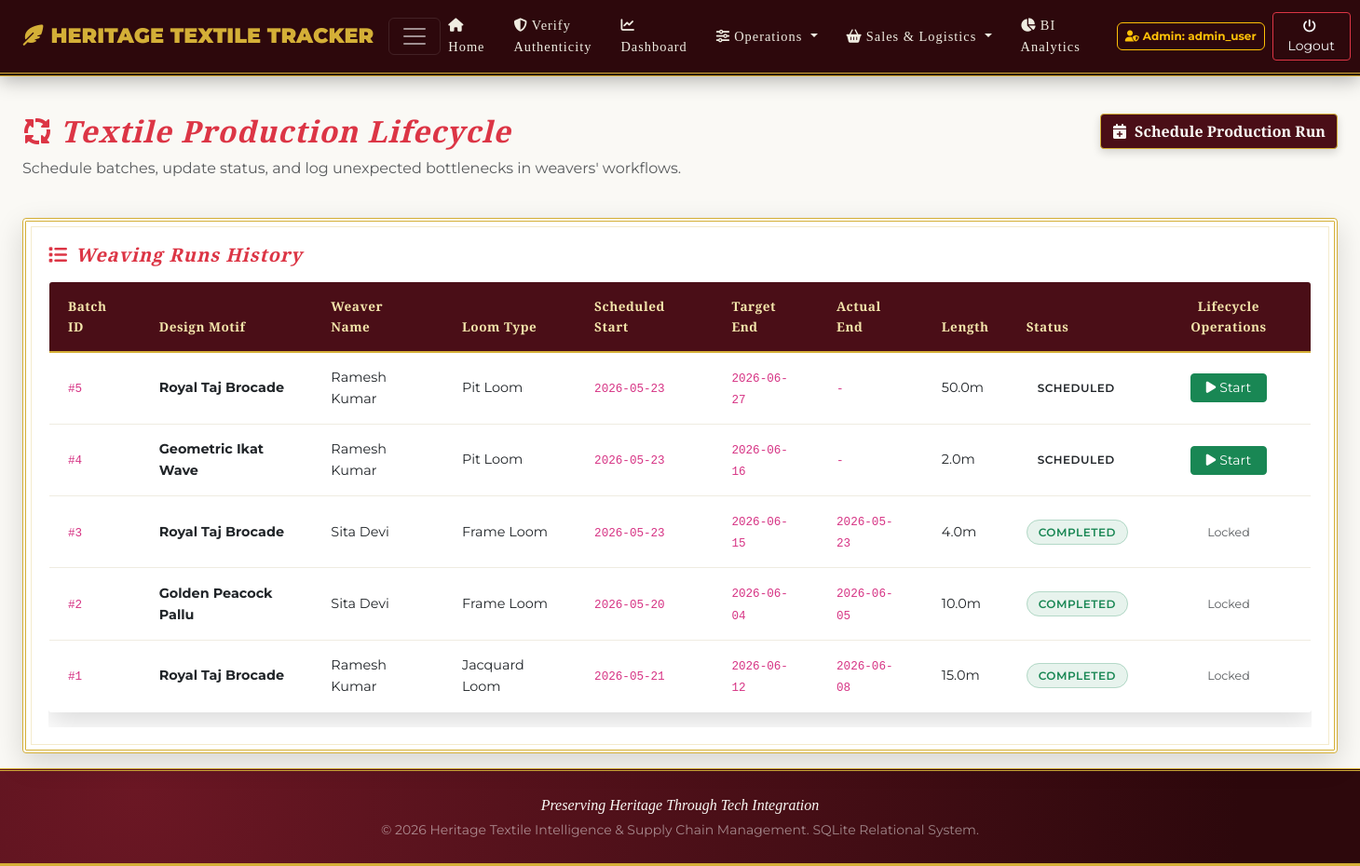
The page /production (signed in) on the database its author committed.
### tables this page shows
CREATE TABLE production_batches (
    batch_id INTEGER PRIMARY KEY AUTOINCREMENT,
    design_id INTEGER NOT NULL,
    artisan_id INTEGER NOT NULL,
    loom_id INTEGER NOT NULL,
    start_date TEXT NOT NULL, -- Format: YYYY-MM-DD
    target_completion_date TEXT NOT NULL, -- Format: YYYY-MM-DD
    actual_completion_date TEXT, -- Format: YYYY-MM-DD
    quantity_meters REAL NOT NULL CHECK (quantity_meters > 0.0),
    status TEXT NOT NULL DEFAULT 'Scheduled' CHECK (status IN ('Scheduled', 'In Progress', 'Completed', 'On Hold', 'Cancelled')),
    FOREIGN KEY (design_id) REFERENCES designs (design_id),
    FOREIGN KEY (artisan_id) REFERENCES artisans (artisan_id),
    FOREIGN KEY (loom_id) REFERENCES looms (loom_id)
);

CREATE TABLE designs (
    design_id INTEGER PRIMARY KEY AUTOINCREMENT,
    design_name TEXT UNIQUE NOT NULL,
    regional_origin TEXT NOT NULL,
    complexity_multiplier REAL NOT NULL DEFAULT 1.0 CHECK (complexity_multiplier >= 1.0 AND complexity_multiplier <= 3.0),
    estimated_production_days INTEGER NOT NULL CHECK (estimated_production_days > 0),
    cultural_significance TEXT,
    eco_score INTEGER NOT NULL CHECK (eco_score >= 1 AND eco_score <= 100),
    created_at TEXT NOT NULL DEFAULT (STRFTIME('%Y-%m-%d', 'now'))
);

CREATE TABLE looms (
    loom_id INTEGER PRIMARY KEY AUTOINCREMENT,
    loom_type TEXT NOT NULL,
    installation_date TEXT NOT NULL, -- Format: YYYY-MM-DD
    last_maintenance_date TEXT,      -- Format: YYYY-MM-DD
    maintenance_interval_days INTEGER NOT NULL DEFAULT 90 CHECK (maintenance_interval_days > 0),
    efficiency_rating REAL NOT NULL DEFAULT 100.0 CHECK (efficiency_rating >= 0.0 AND efficiency_rating <= 100.0),
    status TEXT NOT NULL DEFAULT 'Available' CHECK (status IN ('Available', 'In Use', 'Under Maintenance', 'Retired'))
);

### app.py (the view, shortened to what this page needs)
@app.route("/production", methods=["GET", "POST"])
def production():
    if not is_logged_in():
        return redirect(url_for("login"))
    conn = get_db_connection()
    batches = conn.execute("""
        SELECT b.*, d.design_name, a.first_name || ' ' || a.last_name as artisan_name, l.loom_type
        FROM production_batches b
        JOIN designs d ON b.design_id = d.design_id
        JOIN artisans a ON b.artisan_id = a.artisan_id
        JOIN looms l ON b.loom_id = l.loom_id
        ORDER BY b.batch_id DESC
    """).fetchall()
    delays = conn.execute("""
        SELECT pd.*, d.design_name
        FROM production_delays pd
        JOIN production_batches pb ON pd.batch_id = pb.batch_id
        JOIN designs d ON pb.design_id = d.design_id
        WHERE pd.resolved_date IS NULL
    """).fetchall()
    designs_list = conn.execute("SELECT design_id, design_name FROM designs").fetchall()
    artisans_list = conn.execute("SELECT artisan_id, first_name || ' ' || last_name as name FROM artisans WHERE status='Active'").fetchall()
    looms_list = conn.execute("SELECT loom_id, loom_type FROM looms WHERE status='Available'").fetchall()
    materials_list = conn.execute("SELECT material_id, material_name FROM raw_materials").fetchall()
    conn.close()
    return render_template(
        "production.html",
        batches=batches,
        delays=delays,
        designs_list=designs_list,
        artisans_list=artisans_list,
        looms_list=looms_list,
        materials_list=materials_list
    )

### app.py (called while the page is built)
def get_db_connection():
    conn = sqlite3.connect(DB_PATH)
    conn.execute("PRAGMA foreign_keys = ON;")
    conn.row_factory = sqlite3.Row
    return conn

def is_logged_in():
    return "user_id" in session

### templates/production.html (shortened to what this page needs)
{% extends "base.html" %}
{% block content %}
<div class="row mb-4">
    <div class="col-md-8">
        <h2 class="text-danger font-serif-italic"><i class="fa-solid fa-arrows-spin me-2"></i>Textile Production Lifecycle</h2>
        <p class="text-muted">Schedule batches, update status, and log unexpected bottlenecks in weavers' workflows.</p>
    </div>
    <div class="col-md-4 text-md-end mt-2 mt-md-0">
        {% if session.get('role') in ['Admin', 'Inventory Manager'] %}
            <button class="btn btn-maroon" data-bs-toggle="collapse" data-bs-target="#scheduleBatchForm">
                <i class="fa-solid fa-calendar-plus me-2"></i>Schedule Production Run
            </button>
        {% endif %}
    </div>
</div>
<div class="row g-4">
    <div class="col-12">
        <div class="zari-box bg-white p-4">
            <h5 class="text-danger font-serif-italic mb-3"><i class="fa-solid fa-list me-2"></i>Weaving Runs History</h5>
            <div class="table-responsive">
                <table class="table table-hover table-heritage align-middle">
                    <thead>
                        <tr>
                            <th>Batch ID</th>
                            <th>Design Motif</th>
                            <th>Weaver Name</th>
                            <th>Loom Type</th>
                            <th>Scheduled Start</th>
                            <th>Target End</th>
                            <th>Actual End</th>
                            <th>Length</th>
                            <th>Status</th>
                            <th class="text-center">Lifecycle Operations</th>
                        </tr>
                    </thead>
                    <tbody>
                        {% for b in batches %}
                            <tr>
                                <td><code>#{{ b.batch_id }}</code></td>
                                <td><strong>{{ b.design_name }}</strong></td>
                                <td>{{ b.artisan_name }}</td>
                                <td>{{ b.loom_type }}</td>
                                <td><code>{{ b.start_date }}</code></td>
                                <td><code>{{ b.target_completion_date }}</code></td>
                                <td><code>{{ b.actual_completion_date or '-' }}</code></td>
                                <td>{{ b.quantity_meters }}m</td>
                                <td>
                                    <span class="badge-status badge-status-{{ b.status.lower().replace(' ', '') }}">
                                        {{ b.status }}
                                    </span>
                                </td>
                                <td class="text-center">
                                    {% if session.get('role') in ['Admin', 'Inventory Manager'] %}
                                        {% if b.status == 'Scheduled' %}
                                            <form action="{{ url_for('production') }}" method="POST" class="d-inline">
                                                <button type="submit" class="btn btn-sm btn-success px-3"><i class="fa-solid fa-play me-1"></i>Start</button>
                                            </form>
                                        {% else %}
                                            <span class="text-muted small">Locked</span>
                                        {% endif %}
                                    {% else %}
                                        <span class="text-muted small">View Only</span>
                                    {% endif %}
                                </td>
                            </tr>
                        {% else %}
                            <tr>
                                <td colspan="10" class="text-center py-4 text-muted">No production batches found.</td>
                            </tr>
                        {% endfor %}
                    </tbody>
                </table>
            </div>
        </div>
    </div>
</div>
{% endblock %}

### static/css/style.css (style rules this page uses)
:root { --royal-maroon-dark: #2D080C; --royal-maroon: #4A0E17; --royal-maroon-light: #6B1724; --royal-gold: #D4AF37; --royal-gold-light: #F3E5AB; --royal-gold-dark: #996515; --ivory: #FAF9F5; --ivory-dark: #EFECE1; --charcoal: #201311; --bronze: #8C6239; --glass-white: rgba(255, 255, 255, 0.9); --glass-maroon: rgba(74, 14, 23, 0.85); --shadow-premium: 0 10px 30px rgba(0, 0, 0, 0.15); --shadow-gold-glow: 0 0 15px rgba(212, 175, 55, 0.4); --zari-border: 4px double var(--royal-gold); }
body { background-color: var(--ivory); color: var(--charcoal); font-family: 'Montserrat', sans-serif; font-weight: 400; line-height: 1.6; overflow-x: hidden; }
h1, h2, h3, h4, h5, h6, .brand-title { font-family: 'Cinzel', serif; font-weight: 700; letter-spacing: 1px; }
.font-serif-italic { font-family: 'Playfair Display', serif; font-style: italic; }
.bg-heritage-pattern { background-color: var(--ivory); background-image: radial-gradient(var(--royal-gold-light) 0.5px, transparent 0.5px), radial-gradient(var(--royal-gold-light) 0.5px, var(--ivory) 0.5px); background-size: 20px 20px; background-position: 0 0, 10px 10px; }
.zari-box { border: 4px double var(--royal-gold); background-color: var(--glass-white); padding: 20px; border-radius: 4px; box-shadow: var(--shadow-premium); position: relative; overflow: hidden; }
.zari-box::before { content: ''; position: absolute; top: 5px; left: 5px; right: 5px; bottom: 5px; border: 1px solid rgba(212, 175, 55, 0.25); pointer-events: none; }
.btn-maroon { background-color: var(--royal-maroon); color: var(--ivory) !important; font-family: 'Cinzel', serif; font-weight: 700; border: 1px solid var(--royal-gold); box-shadow: 0 4px 10px rgba(0, 0, 0, 0.15); transition: all 0.3s ease; border-radius: 4px; }
.table-heritage { background-color: var(--glass-white); border-radius: 4px; overflow: hidden; box-shadow: var(--shadow-premium); border: 1px solid var(--ivory-dark); }
.table-heritage thead th { background-color: var(--royal-maroon); color: var(--royal-gold-light); font-family: 'Cinzel', serif; font-weight: 700; letter-spacing: 0.5px; font-size: 0.85rem; padding: 15px 20px; border: none; border-bottom: 2px solid var(--royal-gold); }
.table-heritage tbody td { padding: 15px 20px; vertical-align: middle; font-size: 0.9rem; border-bottom: 1px solid var(--ivory-dark); }
.table-heritage tbody tr { transition: background-color 0.2s ease; }
.badge-status { font-weight: 600; padding: 5px 12px; border-radius: 20px; font-size: 0.75rem; text-transform: uppercase; letter-spacing: 0.5px; }
.badge-status-completed, .badge-status-passed, .badge-status-sufficient { background-color: rgba(25, 135, 84, 0.1) !important; color: #198754 !important; border: 1px solid rgba(25, 135, 84, 0.25); }

### rows shown on the page
production_batches: batch_id "5", design_name "Royal Taj Brocade", artisan_name "Ramesh Kumar", loom_type "Pit Loom", start_date "2026-05-23", target_completion_date "2026-06-27", actual_completion_date "-", quantity_meters "50.0", status "SCHEDULED"
production_batches: batch_id "4", design_name "Geometric Ikat Wave", artisan_name "Ramesh Kumar", loom_type "Pit Loom", start_date "2026-05-23", target_completion_date "2026-06-16", actual_completion_date "-", quantity_meters "2.0", status "SCHEDULED"
production_batches: batch_id "3", design_name "Royal Taj Brocade", artisan_name "Sita Devi", loom_type "Frame Loom", start_date "2026-05-23", target_completion_date "2026-06-15", actual_completion_date "2026-05-23", quantity_meters "4.0", status "COMPLETED", shows "Locked"
production_batches: batch_id "2", design_name "Golden Peacock Pallu", artisan_name "Sita Devi", loom_type "Frame Loom", start_date "2026-05-20", target_completion_date "2026-06-04", actual_completion_date "2026-06-05", quantity_meters "10.0", status "COMPLETED", shows "Locked"
production_batches: batch_id "1", design_name "Royal Taj Brocade", artisan_name "Ramesh Kumar", loom_type "Jacquard Loom", start_date "2026-05-21", target_completion_date "2026-06-12", actual_completion_date "2026-06-08", quantity_meters "15.0", status "COMPLETED", shows "Locked"

### other values the page prints
{{ session.get('role') }} "Admin"
{{ session.get('username') }} "admin_user"
